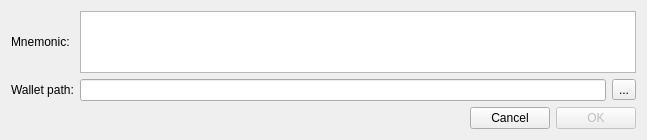
<?xml version="1.0" encoding="UTF-8"?>
<ui version="4.0">
 <class>RestoreFromMnemonicSeedDialog</class>
 <widget class="QDialog" name="RestoreFromMnemonicSeedDialog">
  <property name="geometry">
   <rect>
    <x>0</x>
    <y>0</y>
    <width>647</width>
    <height>140</height>
   </rect>
  </property>
  <property name="minimumSize">
   <size>
    <width>0</width>
    <height>130</height>
   </size>
  </property>
  <property name="windowTitle">
   <string>Restore from mnemonic phrase</string>
  </property>
  <layout class="QVBoxLayout" name="verticalLayout">
   <item>
    <layout class="QGridLayout" name="gridLayout">
     <item row="0" column="0">
      <widget class="QLabel" name="label">
       <property name="text">
        <string>Mnemonic:</string>
       </property>
      </widget>
     </item>
     <item row="2" column="2">
      <widget class="QToolButton" name="m_selectPathButton">
       <property name="text">
        <string>...</string>
       </property>
      </widget>
     </item>
     <item row="2" column="0">
      <widget class="QLabel" name="label_2">
       <property name="text">
        <string>Wallet path:</string>
       </property>
      </widget>
     </item>
     <item row="2" column="1">
      <widget class="QLineEdit" name="m_pathEdit"/>
     </item>
     <item row="0" column="1" colspan="2">
      <widget class="QTextEdit" name="m_seedEdit">
       <property name="readOnly">
        <bool>false</bool>
       </property>
      </widget>
     </item>
    </layout>
   </item>
   <item>
    <spacer name="verticalSpacer">
     <property name="orientation">
      <enum>Qt::Vertical</enum>
     </property>
     <property name="sizeHint" stdset="0">
      <size>
       <width>20</width>
       <height>2</height>
      </size>
     </property>
    </spacer>
   </item>
   <item>
    <layout class="QHBoxLayout" name="horizontalLayout">
     <item>
      <widget class="QLabel" name="m_errorLabel">
       <property name="text">
        <string/>
       </property>
      </widget>
     </item>
     <item>
      <spacer name="horizontalSpacer">
       <property name="orientation">
        <enum>Qt::Horizontal</enum>
       </property>
       <property name="sizeHint" stdset="0">
        <size>
         <width>40</width>
         <height>20</height>
        </size>
       </property>
      </spacer>
     </item>
     <item>
      <widget class="QPushButton" name="m_cancelButton">
       <property name="text">
        <string>Cancel</string>
       </property>
       <property name="autoDefault">
        <bool>false</bool>
       </property>
      </widget>
     </item>
     <item>
      <widget class="QPushButton" name="m_okButton">
       <property name="enabled">
        <bool>false</bool>
       </property>
       <property name="text">
        <string>OK</string>
       </property>
       <property name="autoDefault">
        <bool>false</bool>
       </property>
       <property name="default">
        <bool>true</bool>
       </property>
      </widget>
     </item>
    </layout>
   </item>
  </layout>
 </widget>
 <resources/>
 <connections>
  <connection>
   <sender>m_selectPathButton</sender>
   <signal>clicked()</signal>
   <receiver>RestoreFromMnemonicSeedDialog</receiver>
   <slot>selectPathClicked()</slot>
   <hints>
    <hint type="sourcelabel">
     <x>620</x>
     <y>54</y>
    </hint>
    <hint type="destinationlabel">
     <x>323</x>
     <y>65</y>
    </hint>
   </hints>
  </connection>
  <connection>
   <sender>m_okButton</sender>
   <signal>clicked()</signal>
   <receiver>RestoreFromMnemonicSeedDialog</receiver>
   <slot>accept()</slot>
   <hints>
    <hint type="sourcelabel">
     <x>594</x>
     <y>102</y>
    </hint>
    <hint type="destinationlabel">
     <x>323</x>
     <y>65</y>
    </hint>
   </hints>
  </connection>
  <connection>
   <sender>m_cancelButton</sender>
   <signal>clicked()</signal>
   <receiver>RestoreFromMnemonicSeedDialog</receiver>
   <slot>reject()</slot>
   <hints>
    <hint type="sourcelabel">
     <x>511</x>
     <y>102</y>
    </hint>
    <hint type="destinationlabel">
     <x>323</x>
     <y>65</y>
    </hint>
   </hints>
  </connection>
  <connection>
   <sender>m_seedEdit</sender>
   <signal>textChanged()</signal>
   <receiver>RestoreFromMnemonicSeedDialog</receiver>
   <slot>onTextChanged()</slot>
   <hints>
    <hint type="sourcelabel">
     <x>355</x>
     <y>38</y>
    </hint>
    <hint type="destinationlabel">
     <x>323</x>
     <y>69</y>
    </hint>
   </hints>
  </connection>
  <connection>
   <sender>m_okButton</sender>
   <signal>pressed()</signal>
   <receiver>RestoreFromMnemonicSeedDialog</receiver>
   <slot>checkWalletPath()</slot>
   <hints>
    <hint type="sourcelabel">
     <x>599</x>
     <y>118</y>
    </hint>
    <hint type="destinationlabel">
     <x>323</x>
     <y>69</y>
    </hint>
   </hints>
  </connection>
 </connections>
 <slots>
  <slot>selectPathClicked()</slot>
 </slots>
</ui>
